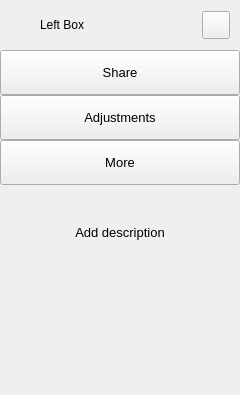
        <widget class="QFrame" name="extraLeftBox">
         <property name="minimumSize">
          <size>
           <width>0</width>
           <height>0</height>
          </size>
         </property>
         <property name="maximumSize">
          <size>
           <width>0</width>
           <height>16777215</height>
          </size>
         </property>
         <property name="frameShape">
          <enum>QFrame::NoFrame</enum>
         </property>
         <property name="frameShadow">
          <enum>QFrame::Raised</enum>
         </property>
         <layout class="QVBoxLayout" name="extraColumLayout">
          <property name="spacing">
           <number>0</number>
          </property>
          <property name="leftMargin">
           <number>0</number>
          </property>
          <property name="topMargin">
           <number>0</number>
          </property>
          <property name="rightMargin">
           <number>0</number>
          </property>
          <property name="bottomMargin">
           <number>0</number>
          </property>
          <item>
           <widget class="QFrame" name="extraTopBg">
            <property name="minimumSize">
             <size>
              <width>0</width>
              <height>50</height>
             </size>
            </property>
            <property name="maximumSize">
             <size>
              <width>16777215</width>
              <height>50</height>
             </size>
            </property>
            <property name="frameShape">
             <enum>QFrame::NoFrame</enum>
            </property>
            <property name="frameShadow">
             <enum>QFrame::Raised</enum>
            </property>
            <layout class="QVBoxLayout" name="verticalLayout_5">
             <property name="spacing">
              <number>0</number>
             </property>
             <property name="leftMargin">
              <number>0</number>
             </property>
             <property name="topMargin">
              <number>0</number>
             </property>
             <property name="rightMargin">
              <number>0</number>
             </property>
             <property name="bottomMargin">
              <number>0</number>
             </property>
             <item>
              <layout class="QGridLayout" name="extraTopLayout">
               <property name="leftMargin">
                <number>10</number>
               </property>
               <property name="rightMargin">
                <number>10</number>
               </property>
               <property name="horizontalSpacing">
                <number>10</number>
               </property>
               <property name="verticalSpacing">
                <number>0</number>
               </property>
               <item row="0" column="0">
                <widget class="QFrame" name="extraIcon">
                 <property name="minimumSize">
                  <size>
                   <width>20</width>
                   <height>0</height>
                  </size>
                 </property>
                 <property name="maximumSize">
                  <size>
                   <width>20</width>
                   <height>20</height>
                  </size>
                 </property>
                 <property name="frameShape">
                  <enum>QFrame::NoFrame</enum>
                 </property>
                 <property name="frameShadow">
                  <enum>QFrame::Raised</enum>
                 </property>
                </widget>
               </item>
               <item row="0" column="1">
                <widget class="QLabel" name="extraLabel">
                 <property name="minimumSize">
                  <size>
                   <width>150</width>
                   <height>0</height>
                  </size>
                 </property>
                 <property name="text">
                  <string>Left Box</string>
                 </property>
                </widget>
               </item>
               <item row="0" column="2">
                <widget class="QPushButton" name="extraCloseColumnBtn">
                 <property name="minimumSize">
                  <size>
                   <width>28</width>
                   <height>28</height>
                  </size>
                 </property>
                 <property name="maximumSize">
                  <size>
                   <width>28</width>
                   <height>28</height>
                  </size>
                 </property>
                 <property name="cursor">
                  <cursorShape>PointingHandCursor</cursorShape>
                 </property>
                 <property name="toolTip">
                  <string>Close left box</string>
                 </property>
                 <property name="text">
                  <string/>
                 </property>
                 <property name="icon">
                  <iconset resource="resources.qrc">
                   <normaloff>:/icons/images/icons/icon_close.png</normaloff>:/icons/images/icons/icon_close.png</iconset>
                 </property>
                 <property name="iconSize">
                  <size>
                   <width>20</width>
                   <height>20</height>
                  </size>
                 </property>
                </widget>
               </item>
              </layout>
             </item>
            </layout>
           </widget>
          </item>
          <item>
           <widget class="QFrame" name="extraContent">
            <property name="frameShape">
             <enum>QFrame::NoFrame</enum>
            </property>
            <property name="frameShadow">
             <enum>QFrame::Raised</enum>
            </property>
            <layout class="QVBoxLayout" name="verticalLayout_12">
             <property name="spacing">
              <number>0</number>
             </property>
             <property name="leftMargin">
              <number>0</number>
             </property>
             <property name="topMargin">
              <number>0</number>
             </property>
             <property name="rightMargin">
              <number>0</number>
             </property>
             <property name="bottomMargin">
              <number>0</number>
             </property>
             <item alignment="Qt::AlignTop">
              <widget class="QFrame" name="extraTopMenu">
               <property name="frameShape">
                <enum>QFrame::NoFrame</enum>
               </property>
               <property name="frameShadow">
                <enum>QFrame::Raised</enum>
               </property>
               <layout class="QVBoxLayout" name="verticalLayout_11">
                <property name="spacing">
                 <number>0</number>
                </property>
                <property name="leftMargin">
                 <number>0</number>
                </property>
                <property name="topMargin">
                 <number>0</number>
                </property>
                <property name="rightMargin">
                 <number>0</number>
                </property>
                <property name="bottomMargin">
                 <number>0</number>
                </property>
                <item>
                 <widget class="QPushButton" name="btn_share">
                  <property name="sizePolicy">
                   <sizepolicy hsizetype="Expanding" vsizetype="Fixed">
                    <horstretch>0</horstretch>
                    <verstretch>0</verstretch>
                   </sizepolicy>
                  </property>
                  <property name="minimumSize">
                   <size>
                    <width>0</width>
                    <height>45</height>
                   </size>
                  </property>
                  <property name="font">
                   <font>
                    <family>Segoe UI</family>
                    <pointsize>10</pointsize>
                    <italic>false</italic>
                    <bold>false</bold>
                   </font>
                  </property>
                  <property name="cursor">
                   <cursorShape>PointingHandCursor</cursorShape>
                  </property>
                  <property name="layoutDirection">
                   <enum>Qt::LeftToRight</enum>
                  </property>
                  <property name="styleSheet">
                   <string notr="true">background-image: url(:/icons/images/icons/cil-share-boxed.png);</string>
                  </property>
                  <property name="text">
                   <string>Share</string>
                  </property>
                 </widget>
                </item>
                <item>
                 <widget class="QPushButton" name="btn_adjustments">
                  <property name="sizePolicy">
                   <sizepolicy hsizetype="Expanding" vsizetype="Fixed">
                    <horstretch>0</horstretch>
                    <verstretch>0</verstretch>
                   </sizepolicy>
                  </property>
                  <property name="minimumSize">
                   <size>
                    <width>0</width>
                    <height>45</height>
                   </size>
                  </property>
                  <property name="font">
                   <font>
                    <family>Segoe UI</family>
                    <pointsize>10</pointsize>
                    <italic>false</italic>
                    <bold>false</bold>
                   </font>
                  </property>
                  <property name="cursor">
                   <cursorShape>PointingHandCursor</cursorShape>
                  </property>
                  <property name="layoutDirection">
                   <enum>Qt::LeftToRight</enum>
                  </property>
                  <property name="styleSheet">
                   <string notr="true">background-image: url(:/icons/images/icons/cil-equalizer.png);</string>
                  </property>
                  <property name="text">
                   <string>Adjustments</string>
                  </property>
                 </widget>
                </item>
                <item>
                 <widget class="QPushButton" name="btn_more">
                  <property name="sizePolicy">
                   <sizepolicy hsizetype="Expanding" vsizetype="Fixed">
                    <horstretch>0</horstretch>
                    <verstretch>0</verstretch>
                   </sizepolicy>
                  </property>
                  <property name="minimumSize">
                   <size>
                    <width>0</width>
                    <height>45</height>
                   </size>
                  </property>
                  <property name="font">
                   <font>
                    <family>Segoe UI</family>
                    <pointsize>10</pointsize>
                    <italic>false</italic>
                    <bold>false</bold>
                   </font>
                  </property>
                  <property name="cursor">
                   <cursorShape>PointingHandCursor</cursorShape>
                  </property>
                  <property name="layoutDirection">
                   <enum>Qt::LeftToRight</enum>
                  </property>
                  <property name="styleSheet">
                   <string notr="true">background-image: url(:/icons/images/icons/cil-layers.png);</string>
                  </property>
                  <property name="text">
                   <string>More</string>
                  </property>
                 </widget>
                </item>
               </layout>
              </widget>
             </item>
             <item>
              <widget class="QFrame" name="extraCenter">
               <property name="frameShape">
                <enum>QFrame::NoFrame</enum>
               </property>
               <property name="frameShadow">
                <enum>QFrame::Raised</enum>
               </property>
               <layout class="QVBoxLayout" name="verticalLayout_10">
                <item>
                 <widget class="QTextEdit" name="textEdit">
                  <property name="minimumSize">
                   <size>
                    <width>222</width>
                    <height>0</height>
                   </size>
                  </property>
                  <property name="styleSheet">
                   <string notr="true">background: transparent;</string>
                  </property>
                  <property name="frameShape">
                   <enum>QFrame::NoFrame</enum>
                  </property>
                  <property name="readOnly">
                   <bool>true</bool>
                  </property>
                  <property name="html">
                   <string>&lt;!DOCTYPE HTML PUBLIC &quot;-//W3C//DTD HTML 4.0//EN&quot; &quot;http://www.w3.org/TR/REC-html40/strict.dtd&quot;&gt;
&lt;html&gt;&lt;head&gt;&lt;meta name=&quot;qrichtext&quot; content=&quot;1&quot; /&gt;&lt;meta charset=&quot;utf-8&quot; /&gt;&lt;style type=&quot;text/css&quot;&gt;
p, li { white-space: pre-wrap; }
hr { height: 1px; border-width: 0; }
li.unchecked::marker { content: &quot;\2610&quot;; }
li.checked::marker { content: &quot;\2612&quot;; }
&lt;/style&gt;&lt;/head&gt;&lt;body style=&quot; font-family:'Segoe UI'; font-size:10pt; font-weight:400; font-style:normal;&quot;&gt;
&lt;p align=&quot;center&quot; style=&quot;-qt-paragraph-type:empty; margin-top:12px; margin-bottom:12px; margin-left:0px; margin-right:0px; -qt-block-indent:0; text-indent:0px;&quot;&gt;&lt;br /&gt;&lt;/p&gt;
&lt;p align=&quot;center&quot; style=&quot; margin-top:12px; margin-bottom:12px; margin-left:0px; margin-right:0px; -qt-block-indent:0; text-indent:0px;&quot;&gt;Add description&lt;/p&gt;&lt;/body&gt;&lt;/html&gt;</string>
                  </property>
                 </widget>
                </item>
               </layout>
              </widget>
             </item>
             <item>
              <widget class="QFrame" name="extraBottom">
               <property name="frameShape">
                <enum>QFrame::NoFrame</enum>
               </property>
               <property name="frameShadow">
                <enum>QFrame::Raised</enum>
               </property>
              </widget>
             </item>
            </layout>
           </widget>
          </item>
         </layout>
        </widget>
